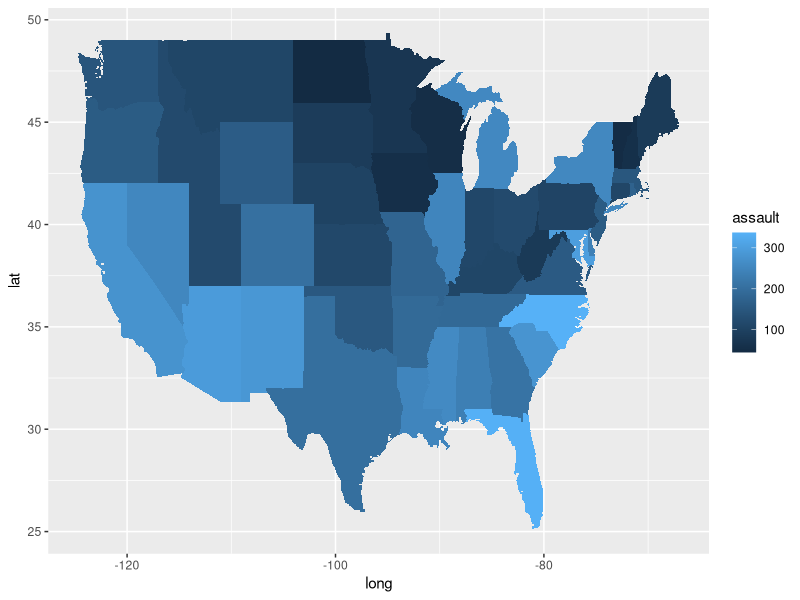
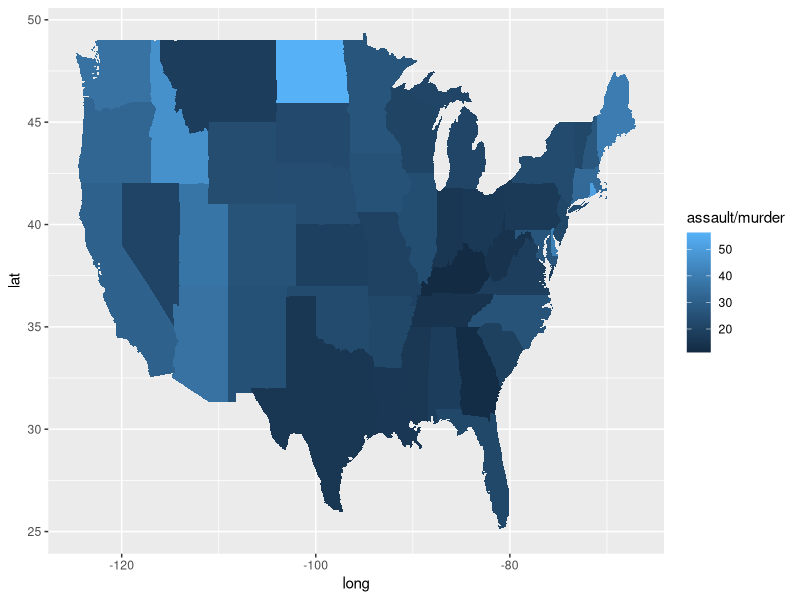

Source code (R) for these figures, in order: (Note: this script raises an error after producing the figures.)
# Two choropleth maps showing number of assaults (left) and the ratio
# of assaults to murders (right).

library(ggplot2)
library(maps)
states <- map_data("state")
arrests <- USArrests
names(arrests) <- tolower(names(arrests))
arrests$region <- tolower(rownames(USArrests))

# Merge map data with crime data

choro <- merge(states, arrests, by = "region")

# Reorder the rows because order matters when drawing polygons
# and merge destroys the original ordering

choro <- choro[order(choro$order), ]
qplot(long, lat, data = choro, group = group, 
  fill = assault, geom = "polygon")
qplot(long, lat, data = choro, group = group, 
  fill = assault / murder, geom = "polygon")
  
# Map of Iowa

ia <- map_data("county", "iowa")
mid_range <- function(x) mean(range(x, na.rm = TRUE))
centres <- ddply(ia, .(subregion), 
  colwise(mid_range, .(lat, long)))
ggplot(ia, aes(long, lat)) + 
  geom_polygon(aes(group = group), 
    fill = NA, colour = "grey60") +
  geom_text(aes(label = subregion), data = centres, 
    size = 2, angle = 45)